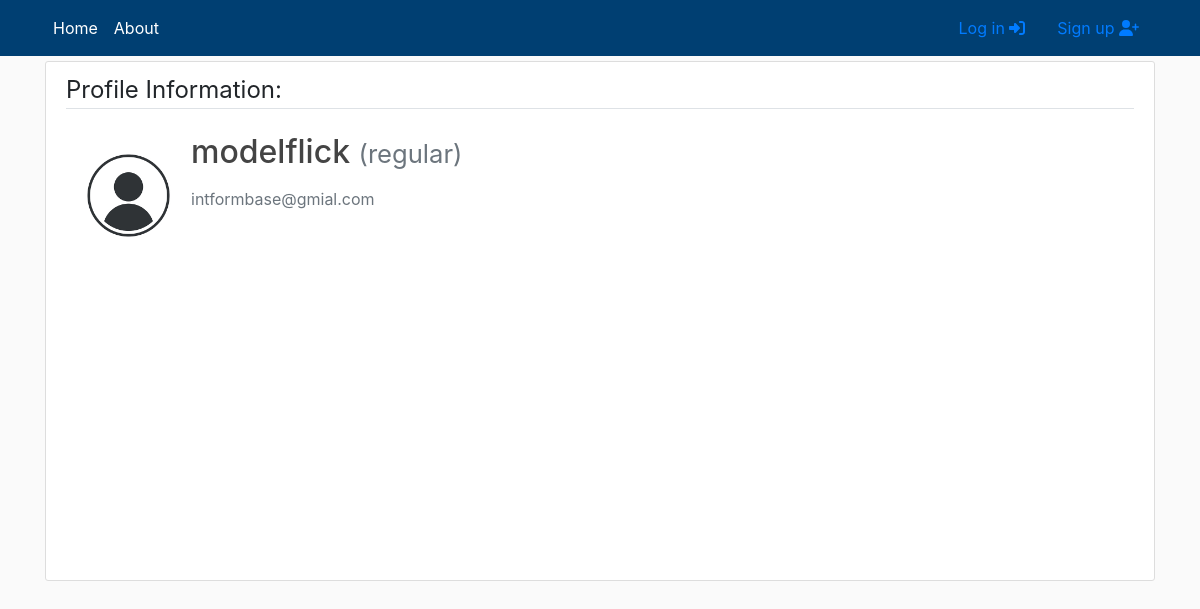
Page /profile/modelflick on the earlier database version.
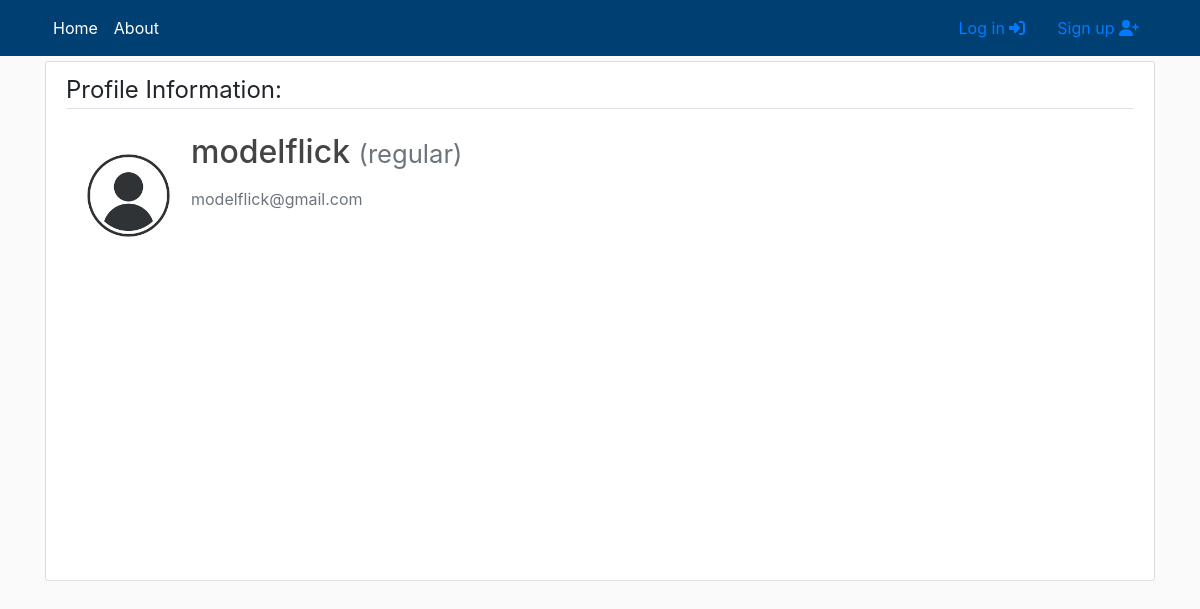
Same page on the later database version.
### users/models.py (models this page shows, shortened)
class CustomUser(AbstractUser):
    def image_upload_to(self, instance=None):
        if instance:
            return os.path.join("Users", self.username, instance)
        return None
    STATUS = (
        ('regular','regular'),
        ('subscriber','subscriber'),
        ('moderator','moderator')
    )
    email = models.EmailField(unique=True)
    status = models.CharField(max_length=100, choices=STATUS, default='regular')
    description = models.TextField('Description', max_length=600, default='', blank = True)
    image = models.ImageField(default = 'default/user.jpg',upload_to = image_upload_to)

### users/views.py (the view, shortened to what this page needs)
# urls.py: path('profile/<username>', views.profile, name = 'profile'),
def profile(request, username):
    user = get_user_model().objects.filter(username=username).first()
    if user:
        form = UserUpdateForm(instance=user)
        return render (
                request=request,
                template_name= 'users/profile.html',
                context={'form':form}
            )
    return redirect('home')

### users/templates/users/profile.html (shortened to what this page needs)
{% extends "main/header.html" %}
{% load crispy_forms_tags %}
{% block content %}
<div class="content-section col-lg-12 col-md-12 col-sm-12 tutorial-style" style="min-height:65vh;">
    <legend class="border-bottom mb-4">Profile Information:</legend>
    <form method="POST" enctype="multipart/form-data">
        <div class="media">
            {% if user.username == form.instance.username %}
                <input id="id_image" type="file" name="image" hidden>
                <label for="id_image">
                    <img class="rounded-circle account-img profile-image" style="cursor: pointer;" src="{{form.instance.image.url}}" title="Upload new Image">
                </label>
            {% else %}
                <img class="rounded-circle account-img profile-image" src="{{form.instance.image.url}}">
            {% endif %}
            <div class="media-body">
                <h2 class="account-heading">{{ form.instance.username }}
                    <small class="text-muted">({{ form.instance.status }})</small>
                </h2>
                <p class="text-secondary">{{ form.instance.email }}</p>
            </div>
        </div>
    </form>
</div>
{% endblock content %}

Differences in the rows shown:
changed CustomUser "modelflick": instance.email "intformbase@gmial.com" → "modelflick@gmail.com"
